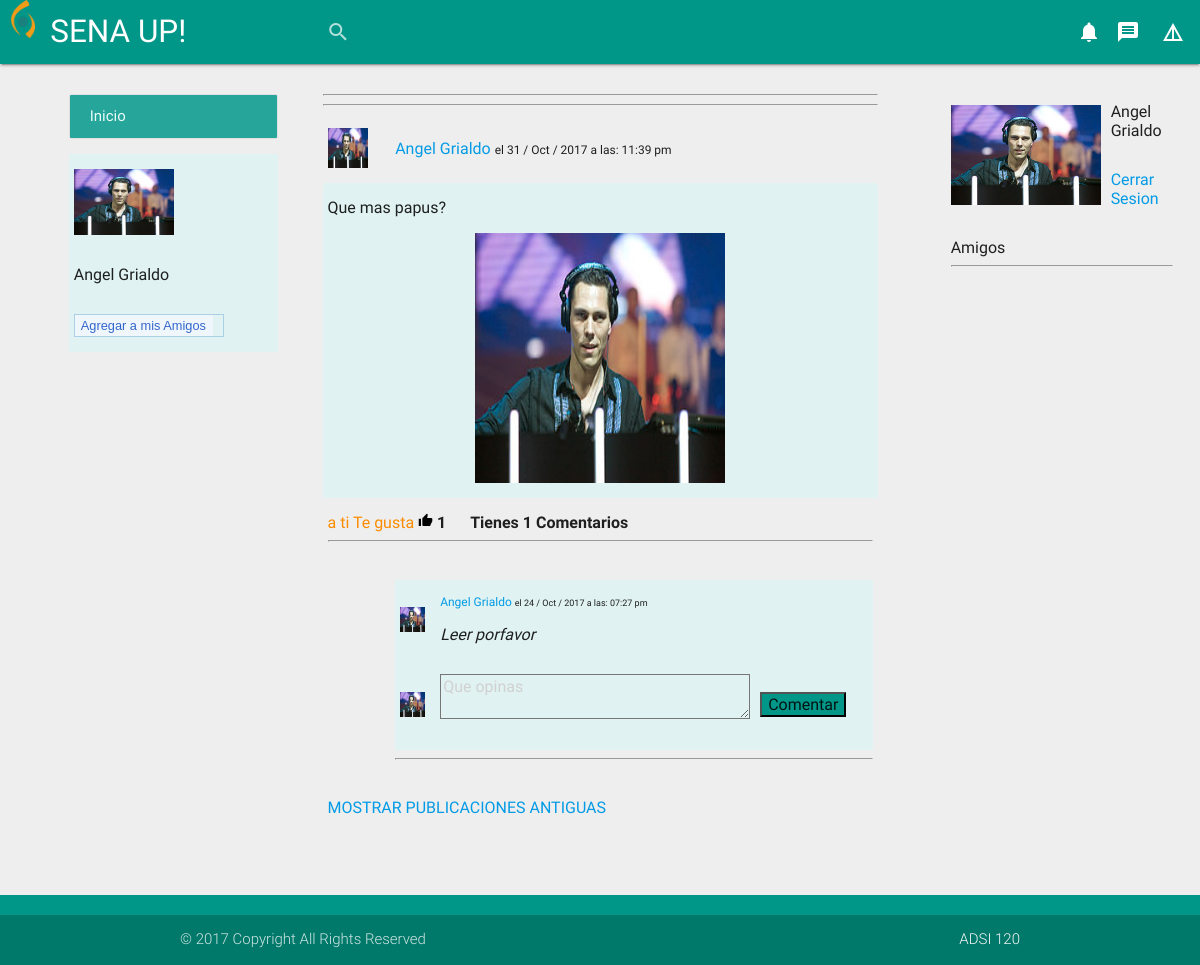
/muroamigo.php (signed in), run on the app's committed database.
### tables this page shows
CREATE TABLE `usuario` (
  `email` varchar(50) NOT NULL,
  `pass` varchar(200) NOT NULL,
  `fechanac` date NOT NULL,
  `nombre` varchar(30) NOT NULL,
  `sexo` varchar(30) NOT NULL,
  `status` varchar(30) NOT NULL,
  `fotos` varchar(300) NOT NULL
);

CREATE TABLE `publicaciones` (
  `idpub` int(11) NOT NULL,
  `email` varchar(30) NOT NULL,
  `texto` varchar(200) NOT NULL,
  `imagen` varchar(300) NOT NULL,
  `video` varchar(30) NOT NULL,
  `fecha` timestamp NOT NULL DEFAULT CURRENT_TIMESTAMP ON UPDATE CURRENT_TIMESTAMP,
  `emailamigo` varchar(200) NOT NULL
);

CREATE TABLE `comentarios` (
  `idcom` int(11) NOT NULL,
  `idpub` int(11) NOT NULL,
  `texto` varchar(200) NOT NULL,
  `email` varchar(30) NOT NULL,
  `fecha` timestamp NOT NULL DEFAULT CURRENT_TIMESTAMP ON UPDATE CURRENT_TIMESTAMP
);

### includes/publicacionesmuroamigo.php (the view, shortened to what this page needs)
<?php
	$where=$_SESSION['amigo'];
	$tpub="SELECT publicaciones.idpub, publicaciones.email, publicaciones.emailamigo, publicaciones.texto,
	publicaciones.fecha, COUNT(comentarios.idcom) AS numcom, publicaciones.imagen, publicaciones.video,
	usuario.fotos, usuario.nombre FROM usuario INNER JOIN (publicaciones LEFT JOIN comentarios ON
	publicaciones.idpub=comentarios.idpub)ON publicaciones.emailamigo=usuario.email WHERE
    publicaciones.emailamigo='$where' GROUP BY publicaciones.idpub,
	publicaciones.texto,publicaciones.fecha ORDER BY publicaciones.fecha DESC LIMIT 0,".$_SESSION['numero'];
	$ej=mysql_query($tpub);
	$tp=mysql_fetch_assoc($ej);
	$user="SELECT * FROM usuario WHERE email='".$_SESSION['usuario']."'";
	$ejuser=mysql_query($user);
	$auser=mysql_fetch_assoc($ejuser);
?>
			<hr>
					<hr>
			<table width="500" align="left">
			<?php do{ ?>
				<tr >
					<td align="right" width="40">
					<img src="archivos/<?php echo $tp['emailamigo']."/".$tp['fotos']; ?>" width="40" height="40">
					</td>
					<td>
						<p size="10" face="Arial Black" align="justify"><a href="includes/cambiar.php?email=<?php echo $tp['email'];?>"><?php echo $tp['nombre']; ?></a>
						<small><?php $date= $tp['fecha'];   $sqldate=date('d / M / Y ',strtotime($date));
							 $sqldate2=date('h:i a',strtotime($date)); echo " el ".$sqldate." a las: ".$sqldate2; ?></small></p>
					</td>
				</tr>
				<tr>
					<td colspan="2" bgcolor="#e0f2f1">
						<p size="8" face="Arial" align="justify" ><?php echo $tp['texto'];?></p>
						<?php
						if($tp['imagen']!=''){
						 echo "<center><img src='archivos/".$tp['emailamigo']."/".$tp['fotos']."' width='250' height='250'></center>";
						}
						?>
					</td>
				</tr>
				<tr>
					<td align="left"  colspan="2">
							<?php
						$usuario=$_SESSION['usuario'];
						$id=$tp['idpub'];
						$l="SELECT * FROM likes WHERE  email='$usuario' AND idpub='$id' ";
						$ejlike=mysql_query($l);
						$nflike=mysql_num_rows($ejlike);
						$alike=mysql_fetch_assoc($ejlike);
						if($nflike==1){
							 		if($alike['like']==1){ echo "<font color='#fb8c00'>a ti Te gusta</font>"; }else{ echo ""; }
							 	}
						if($nflike==0){ ?>
							<a href="pinicio.php?like=1&idpub=<?php echo $tp['idpub']; ?>"><?php }
							$cuantoslikes="SELECT COUNT(*) as nlikes FROM likes WHERE likes.idpub=$id AND likes.like='1'";
							$ejcl=mysql_query($cuantoslikes);
							$acl=mysql_fetch_assoc($ejcl);  ?>
							<img src="includes/like1.png" width="15" height="15"><?php if($nflike==0){ ?></a><?php }
							if($acl['nlikes']>0){echo "<b> ".$acl['nlikes']."</b>";} if($nflike==0){ ?>
							<a href="pinicio.php?like=0&idpub=<?php echo $tp['idpub']; ?>"><?php }
							$acdl=mysql_fetch_assoc($ejcdl);?>
							 	<b>&nbsp&nbsp&nbsp&nbsp&nbspTienes <?php echo $tp['numcom']." "; ?>Comentarios</b>
                          	  <hr>
					</td>
				</tr>
				<tr>
					<td align="right" width="40">
					</td>
					<td width="360">
						<table  width="100%" bgcolor="#e0f2f1"  >
							<?php
							$idp=$tp['idpub'];
								$coment="SELECT * FROM usuario LEFT JOIN comentarios ON (comentarios.email=usuario.email)
								WHERE comentarios.idpub=$idp ORDER BY comentarios.fecha ASC ";
								$ejcoment=mysql_query($coment);
								$nfcoment=mysql_num_rows($ejcoment);
								$acoment=mysql_fetch_assoc($ejcoment);
								if($nfcoment>0){
									do{
							?>
							<tr>
								<td valign="top" align="right">
									<img src="archivos/<?php echo $acoment['email']."/".$acoment['fotos']; ?>" width="25" height="25">
								</td>
								<td colspan="2" >
									<p  align="justify" style="font-size:12px" ><a href="includes/cambiar.php?email=<?php echo $acoment['email'];?>"><?php echo $acoment['nombre'];?></a>
										<small><?php $date= $acoment['fecha'];   $sqldate=date('d / M / Y ',strtotime($date));
							 $sqldate2=date('h:i a',strtotime($date)); echo "el ".$sqldate." a las: ".$sqldate2; ?></p>
									 <p size="8" face="Arial" align="justify" ></small><i><?php echo $acoment['texto'];?></i></p>
								</td>
							</tr><?php }while($acoment=mysql_fetch_assoc($ejcoment)); } ?>
							<tr>
								<td align="right" width="40">
									<img src="archivos/<?php echo $auser['email']."/".$auser['fotos']; ?>" width="25" height="25">
								</td>
								<td valign="bottom" width="320">
									<form name="enviarcomentario" method="POST" action="pinicio.php">
										<textarea name="comen" cols=35 rows=1  placeholder="Que opinas" ></textarea>
								</td>
								<td valign="bottom">
									<input type="submit" class="button teal" value="Comentar">
								</td>
							</tr>
						</table>
						<hr>
					</td>
				</tr>
			<?php } while($tp=mysql_fetch_assoc($ej));?>
			<tr>
				<td colspan="2" align="center">
					<a href="pinicio.php?aumenta=1">MOSTRAR PUBLICACIONES ANTIGUAS</a>
				</td>
			</tr>
		</table>

### includes/sessionamigo.php (shortened to what this page needs)
<?php
					if(isset($_SESSION['amigo']) && !empty($_SESSION['amigo'])){
						$query="SELECT * FROM usuario WHERE email='".$_SESSION['amigo']."'";
						$us=mysql_query($query);
						$numfilas=mysql_num_rows($us);
						if($numfilas==1){
							$array=mysql_fetch_array($us);
							echo "<table   width='90%'  bgcolor='#e0f2f1'><tr><td align='center'><img src='archivos/".$_SESSION['amigo'].
							"/".$array['fotos']."' width='100' heigth='100' ></td></tr>";
							echo "<tr><td align='center'>".$array['nombre']."</td></tr>";
							$queryamigos="SELECT * FROM amigos WHERE (email='".$_SESSION['amigo']."' AND emailamigo='".$_SESSION['usuario']."') OR
							(email='".$_SESSION['usuario']."' AND emailamigo='".$_SESSION['amigo']."' ) ";
							$sisonamigos=mysql_query($queryamigos);
							$son=mysql_num_rows($sisonamigos);
							if($son==0){
								echo "<tr><td align='center'><div id='menuv'>
										<ul>
												<li><a href='includes/agregar.php' >Agregar a mis Amigos</a></li></ul>
												</div></td></tr></table>";
							}
						}else{
							echo "<center>Error</center>";
						}
					}
					?>

### includes/session.php
<?php
if(isset($_SESSION['usuario']) && !empty($_SESSION['usuario'])){
	$query="SELECT * FROM usuario WHERE email='".$_SESSION['usuario']."'";
	$us=mysql_query($query);
	$numfilas=mysql_num_rows($us);
	if($numfilas==1){
		$array=mysql_fetch_array($us);
		echo "<table  align='right'><tr><td rowspan='2'><img src='archivos/".$_SESSION['usuario'].
		"/".$array['fotos']."' width='150' heigth='150' ></td>";
		echo "<td>".$array['nombre']."<td></tr>";
		echo "<tr><td align='right'><a href='pinicio.php?cerrar=ok'>Cerrar Sesion</a></td></tr></table>";
	}else{
		echo "<center>Error</center>";
	}
}
?>

### includes/menus.css (style rules this page uses)
#menuv { border: 1px solid #ACCFE8; border-width: 1px 1px 0 1px; width: 150px; font: 80% "Trebuchet MS", Arial, Helvetica, sans-serif; }
#menuv ul, li { list-style-type: none; }
#menuv ul { margin: 0; padding: 0; }
#menuv li { border-bottom: 1px solid #ACCFE8; }
#menuv a { text-decoration: none; color: #3366CC; background: #F0F7FC; display: block; padding: 3px 6px; width: 138px; }
#menuh ul, li { list-style-type: none; }

### data on the page
usuario: fotos (picture), nombre "Angel Grialdo"
publicaciones: emailamigo+email (picture), email.nombre "Angel Grialdo", fecha "31 / Oct / 2017", fecha "11:39 pm", texto "Que mas papus?", nlikes "1", numcom "1", email.fotos (picture)
comentarios: email.fotos (picture), email.nombre "Angel Grialdo", fecha "24 / Oct / 2017", fecha "07:27 pm", texto "Leer porfavor"
